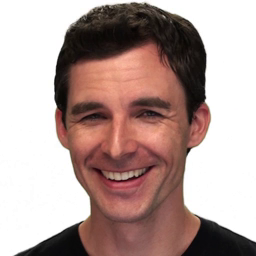
#> input picture frame 0 of EAT_code/0 01-01-03-02-01-02-01.mp4, 256 x 256 px
$ python dataviz.py
#> lines starting #> are read from the running program, lines starting #| are printed output that depends on the picture
import cv2
import numpy as np
import os
import glob
# Parameters
root = os.path.join('demo','output','deepprompt_eam3d_all_final_313')
# filenames = ["obama_ang_M003_neu_1_001_int0000.mp4", "obama_ang_M003_neu_1_001_int0250.mp4", "obama_ang_M003_neu_1_001_int0500.mp4",
#              "obama_ang_M003_neu_1_001_int1000.mp4"]
# videos = [os.path.join(root,i) for i in filenames]  # List of video files
videos = glob.glob('*.mp4')
frames_per_video = 5  # Number of frames to extract from each video
output_image = "comparison_image.jpg"  # Output image file name
frame_size = (160, 160)  # Resize each frame (width, height)
labels = ['Original', 'EAT', 'Audio2Head', 'Combined', 'Combined (Neutral)']

def extract_frames(video_path, num_frames):
#> called with video_path = '0 01-01-03-02-01-02-01.mp4', num_frames = 5
    cap = cv2.VideoCapture(video_path)
    if not cap.isOpened():
        print(f"Error: Could not open video {video_path}")
        return []

    total_frames = int(cap.get(cv2.CAP_PROP_FRAME_COUNT))
    # print(f"Total frames in {video_path}: {total_frames}")
    frame_indices = np.linspace(0, total_frames - 2, num_frames, dtype=int)
    # print(f"Extracting frames at indices: {frame_indices}")
    frames = []

    for idx in frame_indices:
        cap.set(cv2.CAP_PROP_POS_FRAMES, idx)
        ret, frame = cap.read()
        if ret:
            frame = cv2.resize(frame, frame_size)
            frames.append(frame)
        else:
            print(f"Warning: Could not read frame {idx} from {video_path}")
#> this loop made 5 passes
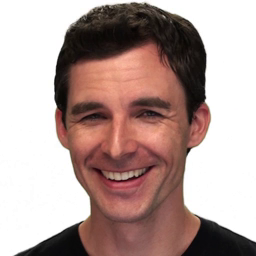
#> input picture frame 0 of EAT_code/0 01-01-03-02-01-02-01.mp4, 256 x 256 px
#> pass 1, in extract_frames, `frame = cv2.resize(frame, frame_size)`:
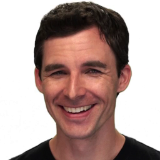
#> frame: shape (160, 160, 3); mean B, G, R 155.4, 159.9, 181.5
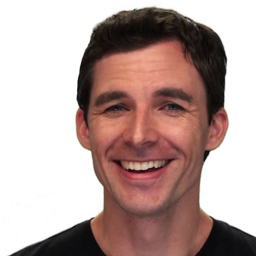
#> input picture frame 22 of EAT_code/0 01-01-03-02-01-02-01.mp4, 256 x 256 px
#> pass 2, in extract_frames, `frame = cv2.resize(frame, frame_size)`:
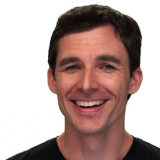
#> frame: shape (160, 160, 3); mean B, G, R 158.7, 162.9, 184.9
#> pass 3, in extract_frames, `ret, frame = cap.read()`:
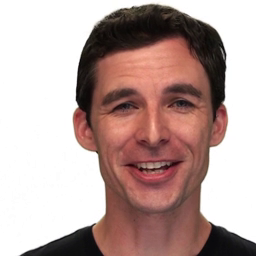
#> frame: shape (256, 256, 3); mean B, G, R 160.7, 164.9, 187.7
#> pass 3, in extract_frames, `frame = cv2.resize(frame, frame_size)`:
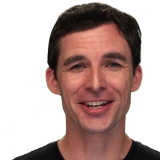
#> frame: shape (160, 160, 3); mean B, G, R 160.7, 164.8, 187.6
#> after the loop, frames = 5 items

    cap.release()
    return frames


def create_comparison_image(videos, frames_per_video, frame_size):
    all_frames = []

    for video in videos:
        frames = extract_frames(video, frames_per_video)
#> frames = 5 items
        if len(frames) < frames_per_video:
            print(
                f"Error: Not enough frames extracted from {video}. Skipping...")
            continue
        all_frames.append(frames)

    if len(all_frames) != len(videos):
        print("Error: Not all videos had enough frames. Exiting...")
        return None

    grid_height = len(videos)
    grid_width = frames_per_video
    comparison_image = np.zeros(
        (grid_height * frame_size[1], grid_width * frame_size[0], 3), dtype=np.uint8)

    for i, frames in enumerate(all_frames):
        for j, frame in enumerate(frames):
            y_start = i * frame_size[1]
            x_start = j * frame_size[0]
            comparison_image[y_start:y_start + frame_size[1],
                             x_start:x_start + frame_size[0]] = frame
#> this loop made 1 pass
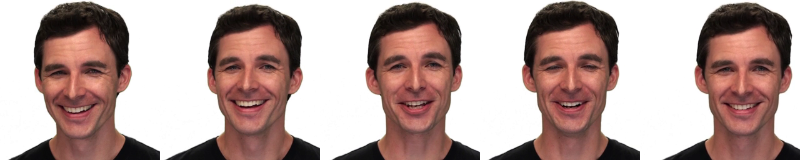
#> comparison_image: shape (160, 800, 3); mean of channels 0, 1, 2 158.6, 162.8, 185.2; drawn as B, G, R

    return comparison_image


# [13 lines of commented-out code are left out]


def add_row_labels(image, labels, frame_size, font_scale=0.6, thickness=1, margin=10, label_width=120):
    font = cv2.FONT_HERSHEY_SIMPLEX
    labeled_width = image.shape[1] + label_width
    labeled_img = np.ones(
        (image.shape[0], labeled_width, 3), dtype=np.uint8) * 255
    labeled_img[:, label_width:] = image  # paste original image to the right

    for i, label in enumerate(labels):
        y_top = i * frame_size[1]
        wrapped = wrap_text(label, max_width=label_width - 2 * margin,
                            font=font, font_scale=font_scale, thickness=thickness)
        for j, line in enumerate(wrapped):
            y = y_top + margin + j * int(20 * font_scale)
            cv2.putText(labeled_img, line, (margin, y),
                        font, font_scale, (0, 0, 0), thickness, lineType=cv2.LINE_AA)

    return labeled_img


def wrap_text(text, max_width, font, font_scale, thickness):
    words = text.split(' ')
    lines = []
    current_line = ""

    for word in words:
        test_line = current_line + (" " if current_line else "") + word
        (w, h), _ = cv2.getTextSize(test_line, font, font_scale, thickness)
        if w <= max_width:
            current_line = test_line
        else:
            if current_line:
                lines.append(current_line)
            current_line = word
    if current_line:
        lines.append(current_line)
    return lines
# Generate the comparison image
comp_img = create_comparison_image(
    videos, frames_per_video, frame_size)
# comp_img = add_row_labels(comp_img, labels, frame_size)
if comp_img is not None:
    cv2.imwrite(output_image, comp_img)
    print(f"Comparison image saved as {output_image}")
else:
    print("Failed to create comparison image.")

$ run again, starting later in the video
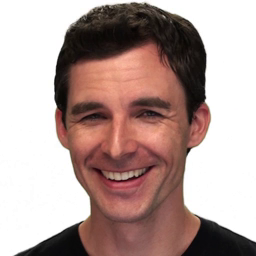
#> input picture frame 0 of EAT_code/0 01-01-03-02-01-02-01.mp4, 256 x 256 px
#> the loop in extract_frames, `for idx in frame_indices:` made 5 passes
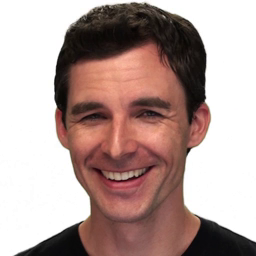
#> input picture frame 0 of EAT_code/0 01-01-03-02-01-02-01.mp4, 256 x 256 px
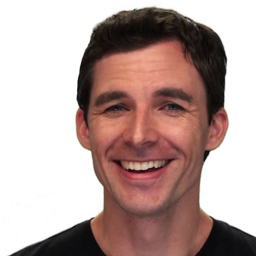
#> input picture frame 22 of EAT_code/0 01-01-03-02-01-02-01.mp4, 256 x 256 px
#> after the loop in extract_frames, `for idx in frame_indices:`: frames = 5 items
#> the loop in create_comparison_image, `for i, frames in enumerate(all_frames):` made 1 pass

$ run again, starting later in the video
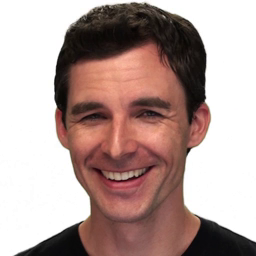
#> input picture frame 0 of EAT_code/0 01-01-03-02-01-02-01.mp4, 256 x 256 px
#> the loop in extract_frames, `for idx in frame_indices:` made 5 passes
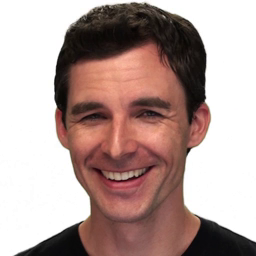
#> input picture frame 0 of EAT_code/0 01-01-03-02-01-02-01.mp4, 256 x 256 px
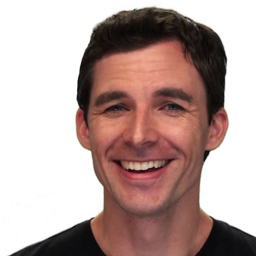
#> input picture frame 22 of EAT_code/0 01-01-03-02-01-02-01.mp4, 256 x 256 px
#> after the loop in extract_frames, `for idx in frame_indices:`: frames = 5 items
#> the loop in create_comparison_image, `for i, frames in enumerate(all_frames):` made 1 pass
